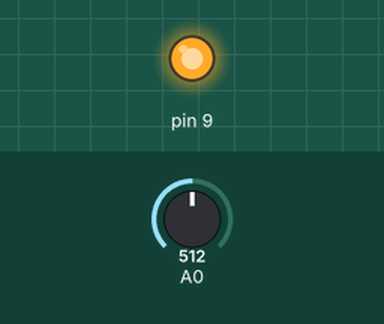
Bench run of a sketch on a simulated Arduino Uno, built with avr-gcc and run on an emulated ATmega328P. Shown: output pins drawn as LEDs (lit = HIGH). The inputs (shaded band) are chosen by the test bench; at power-on: A0 = 512. What the sketch prints to the serial monitor is not drawn.

Above: at 0.1 s.
Timing chart, 0 to 1.6 s (numbered marks = the images above):
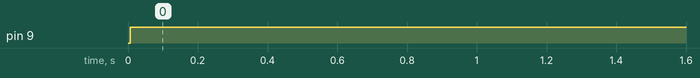

Measured:
- by itself, pin 9: LOW → HIGH at 0.01 s

The sketch:

send.ino
```cpp
bool bul = HIGH;
float pmil=0;
float p2mil =0;
int pre =0;
int d = 8;
float cnt = 1;
bool a[] = {1,1,1,1,0,0,0,0,0};
void setup() {
  // put your setup code here, to run once:
Serial.begin(9600);
pinMode(9,OUTPUT);
}

void loop() {
  float cmil = millis();
  int dat = analogRead(A0);
  if(abs(pre -dat) >10){
    Serial.println(cmil-p2mil);
    p2mil = cmil;
  }
pre = dat;
senddata(cmil);

}
void senddata(float cmil){
  if ((cmil-pmil)>=cnt){
  if (d==0) d=8;
  pmil=cmil;
  if(a[d] != a[d+1]){
    digitalWrite(9,a[d]);
  }
  d--;
}
}
```
